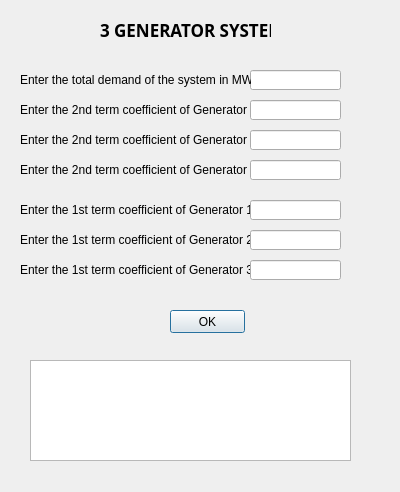
<?xml version="1.0" encoding="UTF-8"?>
<ui version="4.0">
 <class>Dialog</class>
 <widget class="QDialog" name="Dialog">
  <property name="geometry">
   <rect>
    <x>0</x>
    <y>0</y>
    <width>400</width>
    <height>492</height>
   </rect>
  </property>
  <property name="windowTitle">
   <string>Dialog</string>
  </property>
  <widget class="QLabel" name="label">
   <property name="geometry">
    <rect>
     <x>100</x>
     <y>20</y>
     <width>171</width>
     <height>20</height>
    </rect>
   </property>
   <property name="font">
    <font>
     <family>Tw Cen MT</family>
     <pointsize>13</pointsize>
     <weight>75</weight>
     <bold>true</bold>
    </font>
   </property>
   <property name="text">
    <string>3 GENERATOR SYSTEM</string>
   </property>
  </widget>
  <widget class="QTextBrowser" name="textBrowser">
   <property name="geometry">
    <rect>
     <x>30</x>
     <y>360</y>
     <width>321</width>
     <height>101</height>
    </rect>
   </property>
  </widget>
  <widget class="QPushButton" name="pushButton">
   <property name="geometry">
    <rect>
     <x>170</x>
     <y>310</y>
     <width>75</width>
     <height>23</height>
    </rect>
   </property>
   <property name="text">
    <string>OK</string>
   </property>
  </widget>
  <widget class="QLineEdit" name="lineEdit">
   <property name="geometry">
    <rect>
     <x>250</x>
     <y>70</y>
     <width>91</width>
     <height>20</height>
    </rect>
   </property>
   <property name="text">
    <string/>
   </property>
  </widget>
  <widget class="QLabel" name="label_2">
   <property name="geometry">
    <rect>
     <x>20</x>
     <y>70</y>
     <width>231</width>
     <height>20</height>
    </rect>
   </property>
   <property name="text">
    <string>Enter the total demand of the system in MW :</string>
   </property>
  </widget>
  <widget class="QLabel" name="label_3">
   <property name="geometry">
    <rect>
     <x>20</x>
     <y>100</y>
     <width>231</width>
     <height>20</height>
    </rect>
   </property>
   <property name="text">
    <string>Enter the 2nd term coefficient of Generator 1: </string>
   </property>
  </widget>
  <widget class="QLabel" name="label_4">
   <property name="geometry">
    <rect>
     <x>20</x>
     <y>130</y>
     <width>231</width>
     <height>20</height>
    </rect>
   </property>
   <property name="text">
    <string>Enter the 2nd term coefficient of Generator 2: </string>
   </property>
  </widget>
  <widget class="QLabel" name="label_5">
   <property name="geometry">
    <rect>
     <x>20</x>
     <y>160</y>
     <width>231</width>
     <height>20</height>
    </rect>
   </property>
   <property name="text">
    <string>Enter the 2nd term coefficient of Generator 3: </string>
   </property>
  </widget>
  <widget class="QLabel" name="label_6">
   <property name="geometry">
    <rect>
     <x>20</x>
     <y>200</y>
     <width>231</width>
     <height>20</height>
    </rect>
   </property>
   <property name="text">
    <string>Enter the 1st term coefficient of Generator 1: </string>
   </property>
  </widget>
  <widget class="QLabel" name="label_7">
   <property name="geometry">
    <rect>
     <x>20</x>
     <y>230</y>
     <width>231</width>
     <height>20</height>
    </rect>
   </property>
   <property name="text">
    <string>Enter the 1st term coefficient of Generator 2: </string>
   </property>
  </widget>
  <widget class="QLabel" name="label_8">
   <property name="geometry">
    <rect>
     <x>20</x>
     <y>260</y>
     <width>231</width>
     <height>20</height>
    </rect>
   </property>
   <property name="text">
    <string>Enter the 1st term coefficient of Generator 3: </string>
   </property>
  </widget>
  <widget class="QLineEdit" name="lineEdit_2">
   <property name="geometry">
    <rect>
     <x>250</x>
     <y>100</y>
     <width>91</width>
     <height>20</height>
    </rect>
   </property>
   <property name="text">
    <string/>
   </property>
  </widget>
  <widget class="QLineEdit" name="lineEdit_3">
   <property name="geometry">
    <rect>
     <x>250</x>
     <y>130</y>
     <width>91</width>
     <height>20</height>
    </rect>
   </property>
   <property name="text">
    <string/>
   </property>
  </widget>
  <widget class="QLineEdit" name="lineEdit_4">
   <property name="geometry">
    <rect>
     <x>250</x>
     <y>160</y>
     <width>91</width>
     <height>20</height>
    </rect>
   </property>
   <property name="text">
    <string/>
   </property>
  </widget>
  <widget class="QLineEdit" name="lineEdit_5">
   <property name="geometry">
    <rect>
     <x>250</x>
     <y>200</y>
     <width>91</width>
     <height>20</height>
    </rect>
   </property>
   <property name="text">
    <string/>
   </property>
  </widget>
  <widget class="QLineEdit" name="lineEdit_6">
   <property name="geometry">
    <rect>
     <x>250</x>
     <y>230</y>
     <width>91</width>
     <height>20</height>
    </rect>
   </property>
   <property name="text">
    <string/>
   </property>
  </widget>
  <widget class="QLineEdit" name="lineEdit_7">
   <property name="geometry">
    <rect>
     <x>250</x>
     <y>260</y>
     <width>91</width>
     <height>20</height>
    </rect>
   </property>
   <property name="text">
    <string/>
   </property>
  </widget>
 </widget>
 <resources/>
 <connections/>
</ui>
